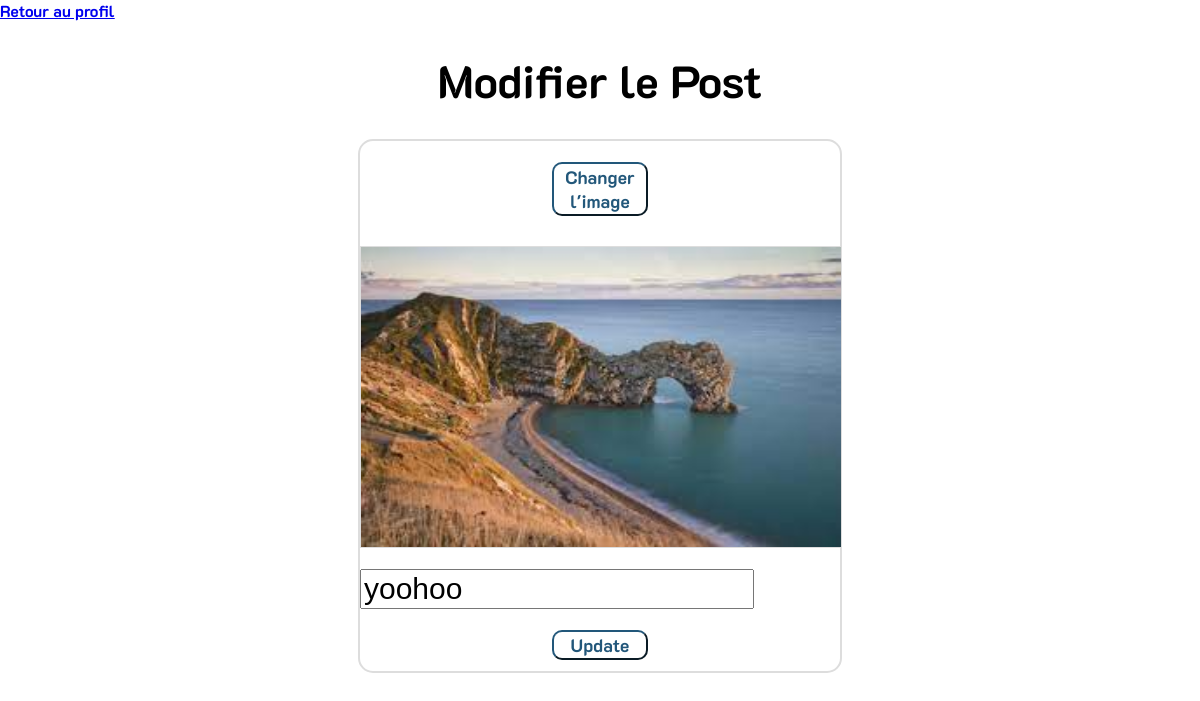
Screenshot of /nouveau_post.php?id=114 with the database file from the repository.
### tables this page shows
CREATE TABLE `post` (
  `id` int(11) NOT NULL,
  `image` varchar(200) DEFAULT NULL,
  `description` varchar(500) DEFAULT ' ',
  `id_destination` int(11) NOT NULL,
  `id_utilisateur` int(11) NOT NULL
);

### nouveau_post.php (called while the page is built, shortened)
<?php
    include("./formulaire_post.php");
?>

### formulaire_post.php (the view, shortened to what this page needs)
<!DOCTYPE html>
<html lang = "fr">
<head>
    <link rel="stylesheet" type="text/css" href="style.css">
</head>
<?php
include("./fonctions_BDD.php");
$suppression = false;
$id = $_GET["id"];
if($id != 0){
    $query = "SELECT image, description FROM `post` WHERE id = ".$id.";";
    $post1 = $conn->query($query);
    $post = $post1->fetch_assoc();
}
$user = $_SESSION["userID"];
?>
<body>
    <header id = "hpost">
    <a href = "<?php echo("./profil.php?id=$user")?>">Retour au profil</a>
        <h1>
            <?php
                if($id == 0){
                    echo("Nouveau Post");
                }elseif($suppression == false){
                    echo("Modifier le Post");
                }else{
                    echo("Voulez vous supprimer ce post ?");
                }
            ?>
        </h1>
    </header>
    <section id="formulaire_post">
        <form action="#" method="POST" url="/upload-picture" enctype="multipart/form-data"><br>
            <button id="p_submit" name ="p_button" <?php if($suppression){echo("hidden");}?>><label for="p_input" id="p_label" name ="p_label">
            <?php
                if($id == 0){
                    echo("Choisir une image");
                }elseif($suppression == false){
                    echo("Changer l'image");
                }
                ?>
            </label></button>
            <div id = "p_image">
                <img src=<?php
                if($id == 0){
                    echo("#");
                }else{
                    echo($post["image"]);
                }
                ?> alt="" id="image" style="width: 100%; height: 100%;" >
            </div>
            <br>
            <div class="input">
                <input type="text" id="description" name="description" value = "<?php
                if($id == 0){
                    echo("");
                }else{
                    echo ($post['description']);
                }
                ?>" required><br>
            </div>
            <br>
            <?php
                if($id == 0){
                    echo '<button type="submit" id="p_submit" name="p_submit">Uploader</button>';
                }elseif($suppression == false){
                    ?><button type="submit" id="p_submit" name="p_submit">Update</button><?php
                }
                ?>
        </form>
    </section>
</body>
</html>

### style.css (style rules this page uses)
body { font-family: k2d; margin: 0; padding: 0; background-color: white; }
header { height: 215px; background-color: white; }
h1 { font-size: 45px; text-align: center; background-size: 50px; color: black; }
#hpost { height: 10%; }
#p_image { width: 100%; margin-top: 30px; height: 300px; border: 0.5px solid #ddd; }
#p_submit { border-color: #22577a; background-color: white; color: #22577a; border-radius: 10px; margin: auto; margin-left: 40%; width: 20%; font-family: k2d; font-size: large; }
#formulaire_post { width: 40%; height: 530px; margin: auto; border : 2px solid #ddd; border-radius: 15px; }
.input { padding-left: auto; padding-bottom: auto; }
.input [type="text"] { font-size: 30px; }

### rows the page displays
post: image (picture), description "yoohoo"
